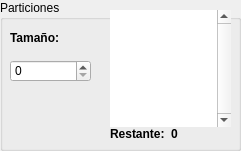
     <widget class="QGroupBox" name="group_particiones">
      <property name="geometry">
       <rect>
        <x>720</x>
        <y>0</y>
        <width>241</width>
        <height>151</height>
       </rect>
      </property>
      <property name="font">
       <font>
        <pointsize>9</pointsize>
       </font>
      </property>
      <property name="styleSheet">
       <string notr="true">.QPushButton{
	border-radius: 15px

}</string>
      </property>
      <property name="title">
       <string>Particiones</string>
      </property>
      <widget class="QWidget" name="layoutWidget_2">
       <property name="geometry">
        <rect>
         <x>110</x>
         <y>10</y>
         <width>121</width>
         <height>131</height>
        </rect>
       </property>
       <property name="font">
        <font>
         <pointsize>9</pointsize>
        </font>
       </property>
       <layout class="QVBoxLayout" name="verticalLayout_3">
        <property name="spacing">
         <number>0</number>
        </property>
        <item>
         <widget class="QTableWidget" name="particiones">
          <property name="font">
           <font>
            <pointsize>9</pointsize>
           </font>
          </property>
          <property name="focusPolicy">
           <enum>Qt::ClickFocus</enum>
          </property>
          <property name="layoutDirection">
           <enum>Qt::LeftToRight</enum>
          </property>
          <property name="frameShape">
           <enum>QFrame::NoFrame</enum>
          </property>
          <property name="verticalScrollBarPolicy">
           <enum>Qt::ScrollBarAlwaysOn</enum>
          </property>
          <property name="horizontalScrollBarPolicy">
           <enum>Qt::ScrollBarAlwaysOff</enum>
          </property>
          <property name="sizeAdjustPolicy">
           <enum>QAbstractScrollArea::AdjustToContents</enum>
          </property>
          <property name="autoScrollMargin">
           <number>0</number>
          </property>
          <property name="editTriggers">
           <set>QAbstractItemView::NoEditTriggers</set>
          </property>
          <property name="alternatingRowColors">
           <bool>true</bool>
          </property>
          <property name="gridStyle">
           <enum>Qt::SolidLine</enum>
          </property>
          <attribute name="horizontalHeaderVisible">
           <bool>false</bool>
          </attribute>
          <attribute name="horizontalHeaderDefaultSectionSize">
           <number>76</number>
          </attribute>
          <attribute name="horizontalHeaderMinimumSectionSize">
           <number>30</number>
          </attribute>
          <attribute name="horizontalHeaderShowSortIndicator" stdset="0">
           <bool>false</bool>
          </attribute>
          <attribute name="horizontalHeaderStretchLastSection">
           <bool>false</bool>
          </attribute>
          <attribute name="verticalHeaderVisible">
           <bool>false</bool>
          </attribute>
          <attribute name="verticalHeaderHighlightSections">
           <bool>true</bool>
          </attribute>
          <column>
           <property name="text">
            <string>Particion</string>
           </property>
          </column>
         </widget>
        </item>
        <item>
         <layout class="QHBoxLayout" name="horizontalLayout_4">
          <item>
           <widget class="QLabel" name="lab_restante">
            <property name="font">
             <font>
              <pointsize>9</pointsize>
              <weight>75</weight>
              <bold>true</bold>
             </font>
            </property>
            <property name="text">
             <string>Restante:</string>
            </property>
           </widget>
          </item>
          <item>
           <widget class="QLabel" name="tam_restante">
            <property name="font">
             <font>
              <pointsize>9</pointsize>
              <weight>75</weight>
              <bold>true</bold>
             </font>
            </property>
            <property name="text">
             <string>0</string>
            </property>
           </widget>
          </item>
         </layout>
        </item>
       </layout>
      </widget>
      <widget class="QSpinBox" name="tam_particion">
       <property name="geometry">
        <rect>
         <x>10</x>
         <y>60</y>
         <width>81</width>
         <height>22</height>
        </rect>
       </property>
       <property name="font">
        <font>
         <pointsize>9</pointsize>
        </font>
       </property>
       <property name="maximum">
        <number>1024</number>
       </property>
      </widget>
      <widget class="QPushButton" name="bot_eliminar_part">
       <property name="geometry">
        <rect>
         <x>60</x>
         <y>110</y>
         <width>31</width>
         <height>31</height>
        </rect>
       </property>
       <property name="font">
        <font>
         <pointsize>9</pointsize>
        </font>
       </property>
       <property name="toolTip">
        <string>&lt;html&gt;&lt;head/&gt;&lt;body&gt;&lt;p&gt;Elimina la particion selecionada&lt;/p&gt;&lt;/body&gt;&lt;/html&gt;</string>
       </property>
       <property name="whatsThis">
        <string/>
       </property>
       <property name="styleSheet">
        <string notr="true">border-radius: 10px;
background:transparent;</string>
       </property>
       <property name="text">
        <string/>
       </property>
       <property name="icon">
        <iconset>
         <normaloff>iconos/img_boton_borrar_todo.png</normaloff>iconos/img_boton_borrar_todo.png</iconset>
       </property>
       <property name="iconSize">
        <size>
         <width>30</width>
         <height>30</height>
        </size>
       </property>
      </widget>
      <widget class="QPushButton" name="bot_agregar_part">
       <property name="geometry">
        <rect>
         <x>10</x>
         <y>110</y>
         <width>41</width>
         <height>31</height>
        </rect>
       </property>
       <property name="font">
        <font>
         <pointsize>9</pointsize>
        </font>
       </property>
       <property name="toolTip">
        <string>Agrega una particion del tamaño indicado</string>
       </property>
       <property name="whatsThis">
        <string/>
       </property>
       <property name="styleSheet">
        <string notr="true">border-radius: 10px;
background: transparent;</string>
       </property>
       <property name="text">
        <string/>
       </property>
       <property name="icon">
        <iconset>
         <normaloff>iconos/img_boton_agregar.png</normaloff>iconos/img_boton_agregar.png</iconset>
       </property>
       <property name="iconSize">
        <size>
         <width>30</width>
         <height>30</height>
        </size>
       </property>
      </widget>
      <widget class="QLabel" name="label_5">
       <property name="geometry">
        <rect>
         <x>10</x>
         <y>30</y>
         <width>61</width>
         <height>16</height>
        </rect>
       </property>
       <property name="font">
        <font>
         <pointsize>9</pointsize>
         <weight>75</weight>
         <bold>true</bold>
        </font>
       </property>
       <property name="text">
        <string>Tamaño:</string>
       </property>
      </widget>
     </widget>
